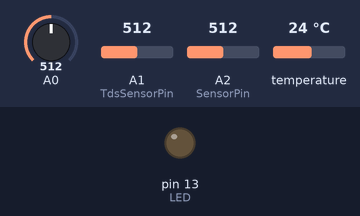
Bench run of a sketch on a simulated Arduino Uno, built with avr-gcc and run on an emulated ATmega328P. On the bench: output pins drawn as LEDs (lit = HIGH). The test bench sets the inputs (shaded band); at power-on: A0 = 512, A1 (TdsSensorPin) = 512, A2 (SensorPin) = 512, temperature 24 °C. The modem accepts every AT command (registered, SIM ready, sends succeed) and sends nothing else; what the sketch prints to the serial monitor is not drawn.

Above: at 16.0 s.
At 47.3 s:
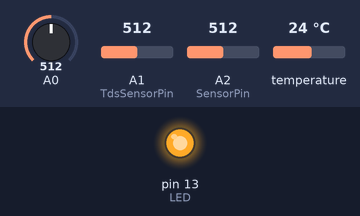
Timing chart, 0 to 80.8 s (numbered marks = the images above):
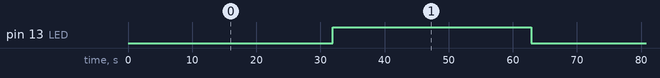

Measured:
- by itself, pin 13 (LED): alternates HIGH for 31.0 s and LOW for 31.0 s

The sketch:

Final-Code.ino
```cpp
//Kacper
//B00123855
// Final code used in the system


#include <EEPROM.h>
#include "GravityTDS.h"
#include <SoftwareSerial.h>
#include <ArduinoJson.h>
#include <OneWire.h>
#include <DallasTemperature.h>

GravityTDS gravityTds;

float temperature = 25, tdsValue = 0;


#define ONE_WIRE_BUS 4
#define rxPin 10
#define txPin 11
#define TdsSensorPin A1
#define SensorPin A2            //pH meter Analog output to Arduino Analog Input 1
#define Offset 0.00            //deviation compensate
#define LED 13
#define samplingInterval 20
#define printInterval 800
#define ArrayLenth  40    //times of collection
#define MESSAGE_SIZE 5
#define DEBUG 1

SoftwareSerial Sigfox(rxPin, txPin);
OneWire oneWire(ONE_WIRE_BUS);
DallasTemperature sensors(&oneWire);

int pHArray[ArrayLenth];   //Store the average value of the sensor feedback
int pHArrayIndex=0;


void setup() {

  Sigfox.begin(9600);
  Serial.begin(9600);

  pinMode(LED_BUILTIN, OUTPUT);
  pinMode(rxPin, INPUT);
  pinMode(txPin, OUTPUT);

  delay(100);
  sensors.begin();

   gravityTds.setPin(TdsSensorPin);
   gravityTds.setAref(5.0);  //reference voltage on ADC, default 5.0V on Arduino UNO
   gravityTds.setAdcRange(1024);  //1024 for 10bit ADC;4096 for 12bit ADC
   gravityTds.begin();  //initialization

   pinMode(LED,OUTPUT);


  String id = getID();
  if(DEBUG){
    Serial.print("Sigfox Device ID: ");
    Serial.println(id);
  }
}
void loop(){

  sensors.requestTemperatures();
  float temp = sensors.getTempC(0);
  int sensorValue = analogRead(A0);
  float volt = sensorValue * (5.0 / 1024.0);
  float ntu = -1120.4*square(volt)+5742.3*volt-4353.8;

  gravityTds.setTemperature(temperature);  // set the temperature and execute temperature compensation
  gravityTds.update();  //sample and calculate
  tdsValue = gravityTds.getTdsValue();  // then get the value

  static unsigned long samplingTime = millis();
  static unsigned long printTime = millis();
  static float pHValue,voltage;


  if(millis()-samplingTime > samplingInterval)
  {
      pHArray[pHArrayIndex++]=analogRead(SensorPin);
      if(pHArrayIndex==ArrayLenth)pHArrayIndex=0;
      voltage = avergearray(pHArray, ArrayLenth)*5.0/1024;
      pHValue = 3.5*voltage+Offset;
      samplingTime=millis();
  }
  if(millis() - printTime > printInterval)   //Every 800 milliseconds, print a numerical, convert the state of the LED indicator
  {
      Serial.println("-----");
    Serial.print("Voltage:");
        Serial.print(voltage,2);
        Serial.print("    pH value: ");
    Serial.println(pHValue,2);
        digitalWrite(LED,digitalRead(LED)^1);
        printTime=millis();
      Serial.println("-----");
  }
  Serial.println("");
  Serial.println("-----");
  Serial.println("Turbidity:");
  Serial.print("V");
  Serial.println(volt);
  Serial.println("ntu");
  Serial.println(ntu);
  Serial.println("-----");


  Serial.println("TDS:");
  Serial.print(tdsValue,0);
  Serial.println("ppm");
  Serial.println("-----");
  Serial.print("Celsius temperature: ");
  Serial.print(sensors.getTempCByIndex(0));
  Serial.print(" - Fahrenheit temperature: ");
  Serial.println(sensors.getTempFByIndex(0));
  Serial.println("-----");


  uint8_t msg[MESSAGE_SIZE];
  msg[0] = (uint8_t)(pHValue + 128);   // convert pH value to 1-byte hex value
  msg[1] = (uint8_t)(volt * 51);       // convert voltage to 1-byte hex value (multiply by 51 instead of 255 to avoid overflow)
  msg[2] = (uint8_t)(ntu + 128);       // convert ntu to 1-byte hex value
  msg[3] = (uint8_t)(tdsValue / 100);  // convert tdsValue to 1-byte hex value (divide by 100 to fit within 1 byte)
  msg[4] = (uint8_t)(temp);            // convert temperature value to 1-byte hex value


  // send the message using the sendMessage function
  sendMessage(msg, MESSAGE_SIZE);
  Serial.write(msg, MESSAGE_SIZE);
  // wait for 10 minutes (600000 milliseconds)
  delay(30000);

}
double avergearray(int* arr, int number){
  int i;
  int max,min;
  double avg;
  long amount=0;
  if(number<=0){
    Serial.println("Error number for the array to avraging!/n");
    return 0;
  }
  if(number<5){   //less than 5, calculated directly statistics
    for(i=0;i<number;i++){
      amount+=arr[i];
    }
    avg = amount/number;
    return avg;
  }else{
    if(arr[0]<arr[1]){
      min = arr[0];max=arr[1];
    }
    else{
      min=arr[1];max=arr[0];
    }
    for(i=2;i<number;i++){
      if(arr[i]<min){
        amount+=min;        //arr<min
        min=arr[i];
      }else {
        if(arr[i]>max){
          amount+=max;    //arr>max
          max=arr[i];
        }else{
          amount+=arr[i]; //min<=arr<=max
        }
      }//if
    }//for
    avg = (double)amount/(number-2);
  }//if
  return avg;
}
String getID(){
  String id = "";
  char output;

  Sigfox.print("AT$I=10\r");
  while (!Sigfox.available()){
     blink();
  }

  while(Sigfox.available()){
    output = Sigfox.read();
    id += output;
    delay(10);
  }

  return id;
}

// send a Sigfox message
void sendMessage(uint8_t msg[], int size)
{
  if(DEBUG){
    Serial.println("Sending message...");
  }

  String status = "";
  String hexChar = "";
  String sigfoxCommand = "";
  char output;

  // build the AT command with the message data
  sigfoxCommand += "AT$SF=";
  for (int i = 0; i < size; i++)
  {
    hexChar = String(msg[i], HEX);

    // padding for single-digit hex values
    if (hexChar.length() == 1)
    {
      hexChar = "0" + hexChar;
    }

    sigfoxCommand += hexChar;
  }

  // send the command to the Sigfox module
  Sigfox.println(sigfoxCommand);

  // wait for the response from the module
  while (!Sigfox.available())
  {
    blink();
  }

  // read the response
  while (Sigfox.available())
  {
    output = (char)Sigfox.read();
    status += output;
    delay(10);
  }

  if(DEBUG){
    Serial.print("Status: ");
    Serial.println(status);
  }
}
void blink(){
  digitalWrite(LED_BUILTIN, HIGH);   // turn the LED on
  delay(1000);                       // wait for a second
  digitalWrite(LED_BUILTIN, LOW);    // turn the LED off
  delay(1000);
}
```
